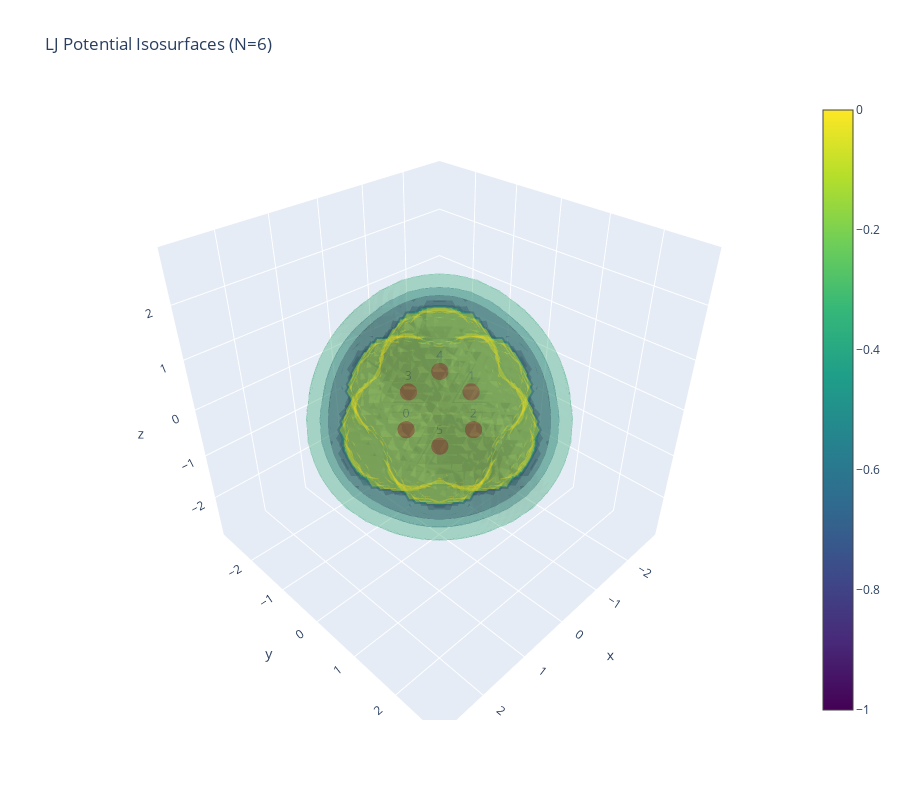

This figure's notebook cell:
### Markdown cell above
### **2. CG Optimization**

This code examins the Lennard-Jones 12-6 potential, which is given by

$$
U_{LJ}(r) = 4 \epsilon \sum_{i<j} \bigg[\left( \frac{\sigma}{r_{ij}} \right)^{12} + \left( \frac{\sigma}{r_{ij}} \right)^6\bigg]
$$

and normalized by setting $\epsilon, \sigma=1$. This code uses the **same method** (in different functions) but by using a *different* gradient method (either with FD or the ```num_dual``` method) to compute an optimal configuration.

**Note:** An initial guess is SUPER SUPER important here! Replace the initial condition with a random arrangement in the vicinity, and your solver falls into a local minima and can't get out. Launching multiple minimizers can work, but then you'd be better off using another method (like Amoeba or particle swarm).

### Code cell
# N-particle Lennard-Jones cluster minimization with dual vs FD CG
import numpy as np
import time
from num_dual import gradient
import plotly.graph_objects as go
from itertools import combinations

# -------------------------
# User settings
# -------------------------
N_PARTICLES = 6  # adjust as needed
DIM = 3
N_VARS = N_PARTICLES * DIM

epsilon = 1.0      # LJ depth
sigma = 1.0        # particle size
REG_EPS = 1e-2     # numerical regularization

CG_MAX_STEPS = 500
CG_TOL = 1e-6
MAX_STEP = 0.02     # max displacement per CG step

# Isosurface grid
GRID_N = 36
PADDING = 2.0

# -------------------------
# Dual -> float conversion
# -------------------------
def to_float_array(x):
    return np.array([float(v) for v in np.asarray(x).ravel()], dtype=float).reshape(np.asarray(x).shape)

# -------------------------
# Lennard-Jones potential
# -------------------------
def lennard_jones_flat(x):
    x_arr = np.asarray(x, dtype=object).ravel()
    positions = x_arr.reshape(N_PARTICLES, DIM)
    U = 0
    for i in range(N_PARTICLES):
        for j in range(i+1, N_PARTICLES):
            rij = positions[i] - positions[j]
            r2 = (rij*rij).sum()
            r = (r2 + REG_EPS)**0.5
            inv_r6 = (sigma / r)**6
            inv_r12 = inv_r6*inv_r6
            U += 4*epsilon*(inv_r12 - inv_r6)
    return U

# -------------------------
# Dual-number CG optimizer
# -------------------------
def optimize_dual_cg_stable(x0, max_steps=CG_MAX_STEPS, tol=CG_TOL, max_step=MAX_STEP):
    x = np.asarray(x0, dtype=object).ravel()
    g = np.asarray(gradient(lennard_jones_flat, x)[1], dtype=object).ravel() ### NUM_DUAL STEP
    d = -g.copy()
    g_norm = np.sqrt((g*g).sum())

    for step in range(max_steps):
        if float(g_norm) < tol:
            break
        alpha = 1.0
        f0 = float(lennard_jones_flat(x))
        while True:
            dx = alpha*d
            dx_norm = np.sqrt((dx*dx).sum())
            if dx_norm > max_step:
                dx = dx / dx_norm * max_step
            x_new = x + dx
            f_new = float(lennard_jones_flat(x_new))
            if f_new < f0 or alpha < 1e-8:
                break
            alpha *= 0.5
        x = x_new
        g_new = np.asarray(gradient(lennard_jones_flat, x)[1], dtype=object).ravel()
        beta = ((g_new*g_new).sum() / (g*g).sum())
        d = -g_new + beta*d
        g = g_new
        g_norm = np.sqrt((g*g).sum())
    return x

# -------------------------
# FD gradient
# -------------------------
def fd_gradient(f, x, h=1e-4):
    x = np.asarray(x, dtype=float).ravel()
    n = x.size
    g = np.zeros(n, dtype=float)
    for i in range(n):
        xp = x.copy(); xp[i] += h
        xm = x.copy(); xm[i] -= h
        g[i] = (f(xp) - f(xm)) / (2*h)
    return g

# -------------------------
# FD CG optimizer
# -------------------------
def optimize_fd_cg(x0, max_steps=CG_MAX_STEPS, tol=CG_TOL, max_step=MAX_STEP):
    x = np.asarray(x0, dtype=float).ravel()
    g = fd_gradient(lennard_jones_flat, x)
    d = -g.copy()
    g_norm = np.linalg.norm(g)
    for step in range(max_steps):
        if g_norm < tol:
            break
        alpha = 1.0
        f0 = lennard_jones_flat(x)
        while True:
            dx = alpha*d
            dx_norm = np.linalg.norm(dx)
            if dx_norm > max_step:
                dx = dx / dx_norm * max_step
            x_new = x + dx
            f_new = lennard_jones_flat(x_new)
            if f_new < f0 or alpha < 1e-8:
                break
            alpha *= 0.5
        x = x_new
        g_new = fd_gradient(lennard_jones_flat, x)
        beta = np.dot(g_new, g_new) / np.dot(g, g)
        d = -g_new + beta * d
        g = g_new
        g_norm = np.linalg.norm(g)
    return x

# -------------------------
# Geometric + perturbation initialization for small N
# -------------------------
def initialize_positions(N):
    np.random.seed(0)
    positions = np.zeros((N, DIM))
    if N == 4:
        # tetrahedron
        a = 1.0
        positions = np.array([
            [ a,  a,  a],
            [-a, -a,  a],
            [-a,  a, -a],
            [ a, -a, -a]
        ])
    elif N == 5:
        # trigonal bipyramid
        a = 1.0
        positions = np.array([
            [ 0,  0,  a],
            [ 0,  0, -a],
            [ a, 0, 0],
            [-a/2,  np.sqrt(3)/2*a, 0],
            [-a/2, -np.sqrt(3)/2*a, 0]
        ])
    elif N == 6:
        # octahedron
        a = 1.0
        positions = np.array([
            [ a, 0, 0], [-a,0,0],
            [0, a,0], [0,-a,0],
            [0,0,a], [0,0,-a]
        ])
    elif N == 8:
        # square antiprism
        a = 1.0
        positions = np.array([
            [ a,  a, 0],
            [-a,  a, 0],
            [-a, -a, 0],
            [ a, -a, 0],
            [ a/np.sqrt(2),  a/np.sqrt(2), 1],
            [-a/np.sqrt(2),  a/np.sqrt(2), 1],
            [-a/np.sqrt(2), -a/np.sqrt(2), 1],
            [ a/np.sqrt(2), -a/np.sqrt(2), 1]
        ])
    else:
        # general safe random for larger N
        MIN_DIST = 0.8 * sigma
        MAX_DIST = 1.5 * sigma
        for i in range(N):
            safe = False
            while not safe:
                pos = np.random.uniform(-MAX_DIST, MAX_DIST, size=(DIM,))
                if i == 0:
                    positions[i] = pos
                    safe = True
                else:
                    dists = np.linalg.norm(positions[:i]-pos, axis=1)
                    if np.all(dists >= MIN_DIST):
                        positions[i] = pos
                        safe = True
    # tiny random perturbation
    positions += np.random.uniform(-0.01,0.01, size=positions.shape)
    return positions.ravel()

# -------------------------
# Initialize
# -------------------------
x0 = initialize_positions(N_PARTICLES)

# -------------------------
# Dual CG optimization
# -------------------------
t0 = time.time()
x_dual_raw = optimize_dual_cg_stable(x0)
t_dual = time.time() - t0
x_dual = to_float_array(x_dual_raw)
U_dual = float(lennard_jones_flat(x_dual))

# -------------------------
# FD CG optimization
# -------------------------
t0 = time.time()
x_fd_cg = optimize_fd_cg(x0)
t_fd_cg = time.time() - t0
U_fd_cg = float(lennard_jones_flat(x_fd_cg))

# -------------------------
# Print results
# -------------------------
print("============================================================")
print(f"Lennard-Jones Minimization (N={N_PARTICLES})")
print("============================================================")
print(f"Dual CG Optimized Energy: {U_dual:.6f}  (time {t_dual:.5f}s)")
print(f"FD CG Optimized Energy:   {U_fd_cg:.6f}  (time {t_fd_cg:.5f}s)")
print("============================================================")

positions = x_dual.reshape(N_PARTICLES, DIM)
print("\nFinal positions (dual CG):\n", positions)

# -------------------------
# Pairwise distances
# -------------------------
print("\nPairwise distances:")
for i,j in combinations(range(N_PARTICLES),2):
    rij = positions[i]-positions[j]
    print(f"{i}-{j}: {np.linalg.norm(rij):.6f}")

# -------------------------
# 3D Isosurface plot
# -------------------------
mins = positions.min(axis=0) - PADDING
maxs = positions.max(axis=0) + PADDING
xs = np.linspace(mins[0], maxs[0], GRID_N)
ys = np.linspace(mins[1], maxs[1], GRID_N)
zs = np.linspace(mins[2], maxs[2], GRID_N)
X,Y,Z = np.meshgrid(xs, ys, zs, indexing='xy')

def lj_scalar_field_grid(X,Y,Z,atoms):
    U = np.zeros_like(X, dtype=float)
    for atom in atoms:
        dx = X - atom[0]; dy = Y - atom[1]; dz = Z - atom[2]
        r2 = dx*dx + dy*dy + dz*dz
        r2 = np.maximum(r2, REG_EPS)
        r = np.sqrt(r2)
        inv_r6 = (sigma/r)**6
        inv_r12 = inv_r6*inv_r6
        U += 4*epsilon*(inv_r12 - inv_r6)
    return U

U = lj_scalar_field_grid(X,Y,Z,positions)

fig = go.Figure()
u_min, u_max = np.percentile(U,[2,98])
fig.add_trace(go.Isosurface(
    x=X.flatten(), y=Y.flatten(), z=Z.flatten(), value=U.flatten(),
    isomin=max(u_min,-1.0), isomax=min(u_max,0.0),
    surface_count=4, colorscale="Viridis", opacity=0.2,
    caps=dict(x_show=False, y_show=False, z_show=False)
))
fig.add_trace(go.Scatter3d(
    x=positions[:,0], y=positions[:,1], z=positions[:,2],
    mode='markers+text', marker=dict(size=6,color='red'),
    text=[f"{i}" for i in range(N_PARTICLES)],
    textposition='top center', name="Atoms"
))
fig.update_layout(
    title=f"LJ Potential Isosurfaces (N={N_PARTICLES})",
    width=900,height=800,
    scene=dict(xaxis_title="x",yaxis_title="y",zaxis_title="z")
)
fig.show()

### Figure 1 — Plotly figure (JSON) as saved in the notebook; plotly's stock layout.template omitted (floating-point values rounded to 4 significant figures; data arrays with more than 128 entries replaced by an {"elided": "..."} marker saying what was removed)
{"data": [{"caps": {"x": {"show": false}, "y": {"show": false}, "z": {"show": false}}, "colorscale": [[0, "#440154"], [0.1111, "#482878"], [0.2222, "#3e4989"], [0.3333, "#31688e"], [0.4444, "#26828e"], [0.5556, "#1f9e89"], [0.6667, "#35b779"], [0.7778, "#6ece58"], [0.8889, "#b5de2b"], [1, "#fde725"]], "isomax": 0, "isomin": -1, "opacity": 0.2, "surface": {"count": 4}, "type": "isosurface", "value": {"elided": "46656 float values"}, "x": {"elided": "46656 float values"}, "y": {"elided": "46656 float values"}, "z": {"elided": "46656 float values"}}, {"marker": {"color": "red", "size": 6}, "mode": "markers+text", "name": "Atoms", "text": ["0", "1", "2", "3", "4", "5"], "textposition": "top center", "type": "scatter3d", "x": [0.7853, -0.7876, -0.002185, -0.0008378, 0.0007429, -0.004028], "y": [0.003671, 0.00128, 0.7895, -0.7836, 0.004702, -0.0002099], "z": [0.0005286, 0.003952, 0.001276, 0.003437, 0.7876, -0.7839]}], "layout": {"height": 800, "scene": {"xaxis": {"title": {"text": "x"}}, "yaxis": {"title": {"text": "y"}}, "zaxis": {"title": {"text": "z"}}}, "title": {"text": "LJ Potential Isosurfaces (N=6)"}, "width": 900}}
